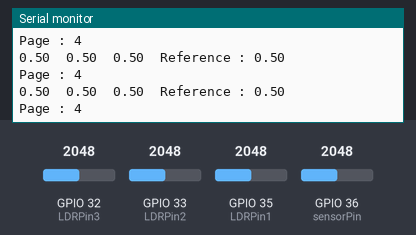
The sketch below on a simulated ESP32. On the bench: the last lines printed to the serial monitor. Inputs (shaded band) come from the test bench; at power-on: GPIO 32 (LDRPin3) = 2048, GPIO 33 (LDRPin2) = 2048, GPIO 35 (LDRPin1) = 2048, GPIO 36 (sensorPin) = 2048.

Above: at 1.2 s.
1.3 s: GPIO 32 (LDRPin3) set to 2866
At 1.33 s:
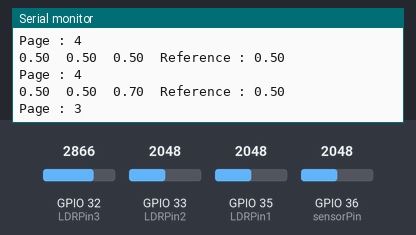
2.8 s: GPIO 33 (LDRPin2) set to 2866
At 2.8 s:
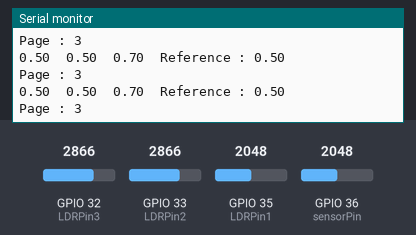
4.3 s: GPIO 35 (LDRPin1) set to 2866
At 4.33 s:
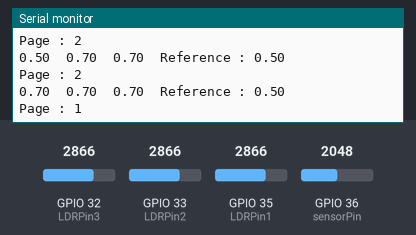
5.8 s: GPIO 36 (sensorPin) set to 2866
At 5.8 s:
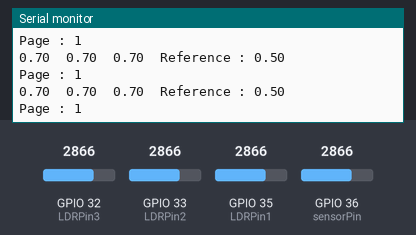
7.3 s: GPIO 32 (LDRPin3) set to 3972
At 7.32 s:
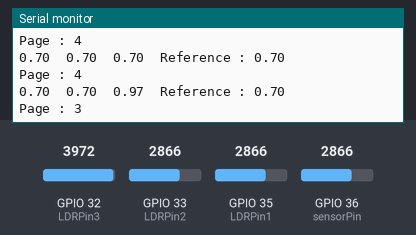
8.8 s: GPIO 33 (LDRPin2) set to 3972
At 8.84 s:
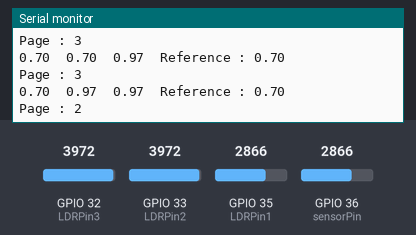
Timing chart, 0 to 11.3 s (numbered marks = the images above; inputs shaded):
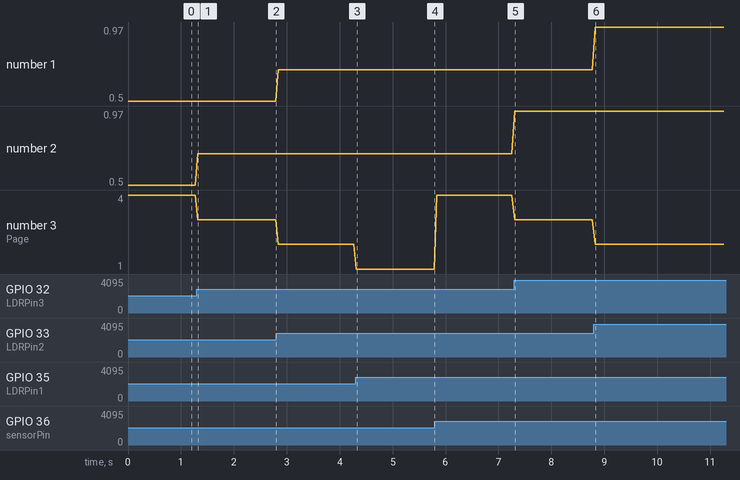

Measured:
- after the input at 1.3 s, the serial monitor: prints a new line at once (image 1)
- after the input at 4.3 s, the serial monitor: prints a new line at once (image 3)
- after the input at 7.3 s, the serial monitor: prints a new line at once (image 5)
- after the input at 8.8 s, the serial monitor: prints a new line at once (image 6)
- plotted number 2: 0.5 → 0.7 after the input at 1.3 s, 0.7 → 0.97 after the input at 7.3 s
- plotted number 3: 4 → 3 after the input at 1.3 s, 3 → 2 after the input at 2.8 s, 2 → 1 after the input at 4.3 s, 1 → 4 after the input at 5.8 s, 4 → 3 after the input at 7.3 s

The sketch:

LDR_final.ino
```cpp
int sensorPin = 36; // select the input pin for LDR
int LDRPin1 = 35;
int LDRPin2 = 33;
int LDRPin3 = 32;

float sensorValue1 = 0.0,sensorValue2 = 0.0,sensorValue3 = 0.0,referValue = 0, reference=0.0, reading = 0.0, upperRange, lowerRange; // variable to store the value coming from the sensor
int iterations = 200, page = 1;
float interval = 0.1;
bool foundFlag = false;
void setup() {

    Serial.begin(115200); //sets serial port for communication
}
int page_number(){
    sensorValue1 = float(analogRead(LDRPin1))/4095; // read the value from the sensor
    sensorValue2 = float(analogRead(LDRPin2))/4095;
    sensorValue3 = float(analogRead(LDRPin3))/4095;
    reference = float(analogRead(sensorPin))/4095;
    upperRange = reference + interval;
    lowerRange = reference - interval;
    Serial.print(sensorValue1); //prints the values coming from the sensor on the screen
    Serial.print("\t");
    Serial.print(sensorValue2); //prints the values coming from the sensor on the screen
    Serial.print("\t");
    Serial.print(sensorValue3); //prints the values coming from the sensor on the screen
    Serial.print("\t");
    Serial.print("Reference : ");
    Serial.println(reference);


    if (sensorValue1 > lowerRange and sensorValue1 < upperRange){
      page = 2;
      foundFlag = true;
     }
    if (sensorValue2 > lowerRange and sensorValue2 < upperRange){
      page = 3;
      foundFlag = true;
      }
    if ( sensorValue3 > lowerRange and sensorValue3 < upperRange){

      page = 4;
      foundFlag = true;
    }
    foundFlag = false;

    return page;

}

void loop() {
    page  = page_number();
    Serial.print("Page : ");
    Serial.println(page);
    page = 1;
    delay(50);

}
```
